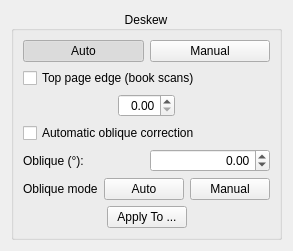
<?xml version="1.0" encoding="UTF-8"?>
<ui version="4.0">
 <class>deskew::OptionsWidget</class>
 <widget class="QWidget" name="deskew::OptionsWidget">
  <property name="geometry">
   <rect>
    <x>0</x>
    <y>0</y>
    <width>220</width>
    <height>146</height>
   </rect>
  </property>
  <property name="windowTitle">
   <string>Form</string>
  </property>
  <layout class="QVBoxLayout">
   <item>
    <widget class="CollapsibleGroupBox" name="deskewGroupBox">
     <property name="title">
      <string>Deskew</string>
     </property>
     <property name="alignment">
      <set>Qt::AlignCenter</set>
     </property>
     <layout class="QVBoxLayout" name="verticalLayout">
      <item>
       <layout class="QHBoxLayout">
        <item>
         <widget class="QPushButton" name="autoBtn">
          <property name="text">
           <string>Auto</string>
          </property>
          <property name="checkable">
           <bool>true</bool>
          </property>
          <property name="checked">
           <bool>true</bool>
          </property>
          <property name="autoExclusive">
           <bool>false</bool>
          </property>
         </widget>
        </item>
        <item>
         <widget class="QPushButton" name="manualBtn">
          <property name="text">
           <string>Manual</string>
          </property>
          <property name="checkable">
           <bool>true</bool>
          </property>
          <property name="autoExclusive">
           <bool>false</bool>
          </property>
         </widget>
        </item>
       </layout>
      </item>
      <item>
       <widget class="QCheckBox" name="topEdgeCheckBox">
        <property name="toolTip">
         <string>Use the top page edge for deskew (recommended for book scans with dark background).</string>
        </property>
        <property name="text">
         <string>Top page edge (book scans)</string>
        </property>
        <property name="checked">
         <bool>false</bool>
        </property>
       </widget>
      </item>
      <item>
       <layout class="QHBoxLayout">
        <item>
         <spacer>
          <property name="orientation">
           <enum>Qt::Horizontal</enum>
          </property>
          <property name="sizeHint" stdset="0">
           <size>
            <width>1</width>
            <height>1</height>
           </size>
          </property>
         </spacer>
        </item>
        <item>
         <widget class="QDoubleSpinBox" name="angleSpinBox">
          <property name="alignment">
           <set>Qt::AlignRight|Qt::AlignTrailing|Qt::AlignVCenter</set>
          </property>
          <property name="singleStep">
           <double>0.010000000000000</double>
          </property>
         </widget>
        </item>
        <item>
         <spacer>
          <property name="orientation">
           <enum>Qt::Horizontal</enum>
          </property>
          <property name="sizeHint" stdset="0">
           <size>
            <width>1</width>
            <height>1</height>
           </size>
          </property>
         </spacer>
        </item>
       </layout>
      </item>
      <item>
       <widget class="QCheckBox" name="autoObliqueCheckBox">
        <property name="toolTip">
         <string>When deskew mode is Auto, run automatic oblique (shear) correction. Disable for pages that only need rotation.</string>
        </property>
        <property name="text">
         <string>Automatic oblique correction</string>
        </property>
       </widget>
      </item>
      <item>
       <layout class="QHBoxLayout">
        <item>
         <widget class="QLabel" name="obliqueLabel">
          <property name="text">
           <string>Oblique (°):</string>
          </property>
         </widget>
        </item>
        <item>
         <widget class="QDoubleSpinBox" name="obliqueSpinBox">
          <property name="alignment">
           <set>Qt::AlignRight|Qt::AlignTrailing|Qt::AlignVCenter</set>
          </property>
          <property name="minimum">
           <double>-5.000000000000000</double>
          </property>
          <property name="maximum">
           <double>5.000000000000000</double>
          </property>
          <property name="singleStep">
           <double>0.100000000000000</double>
          </property>
         </widget>
        </item>
       </layout>
      </item>
      <item>
       <layout class="QHBoxLayout" name="horizontalLayout_oblique_mode">
        <item>
         <widget class="QLabel" name="obliqueModeLabel">
          <property name="text">
           <string>Oblique mode</string>
          </property>
         </widget>
        </item>
        <item>
         <widget class="QPushButton" name="obliqueAutoBtn">
          <property name="text">
           <string>Auto</string>
          </property>
          <property name="toolTip">
           <string>Automatically estimate oblique (shear) correction.</string>
          </property>
          <property name="checkable">
           <bool>true</bool>
          </property>
          <property name="checked">
           <bool>false</bool>
          </property>
          <property name="autoExclusive">
           <bool>false</bool>
          </property>
         </widget>
        </item>
        <item>
         <widget class="QPushButton" name="obliqueManualBtn">
          <property name="text">
           <string>Manual</string>
          </property>
          <property name="toolTip">
           <string>Keep the oblique angle set in the spin box.</string>
          </property>
          <property name="checkable">
           <bool>true</bool>
          </property>
          <property name="autoExclusive">
           <bool>false</bool>
          </property>
         </widget>
        </item>
       </layout>
      </item>
      <item>
       <layout class="QHBoxLayout" name="horizontalLayout">
        <item>
         <spacer name="horizontalSpacer_9">
          <property name="orientation">
           <enum>Qt::Horizontal</enum>
          </property>
          <property name="sizeHint" stdset="0">
           <size>
            <width>1</width>
            <height>1</height>
           </size>
          </property>
         </spacer>
        </item>
        <item>
         <widget class="QPushButton" name="applyDeskewBtn">
          <property name="text">
           <string>Apply To ...</string>
          </property>
         </widget>
        </item>
        <item>
         <spacer name="horizontalSpacer_10">
          <property name="orientation">
           <enum>Qt::Horizontal</enum>
          </property>
          <property name="sizeHint" stdset="0">
           <size>
            <width>1</width>
            <height>1</height>
           </size>
          </property>
         </spacer>
        </item>
       </layout>
      </item>
     </layout>
    </widget>
   </item>
   <item>
    <spacer>
     <property name="orientation">
      <enum>Qt::Vertical</enum>
     </property>
     <property name="sizeHint" stdset="0">
      <size>
       <width>1</width>
       <height>1</height>
      </size>
     </property>
    </spacer>
   </item>
  </layout>
 </widget>
 <customwidgets>
  <customwidget>
   <class>CollapsibleGroupBox</class>
   <extends>QGroupBox</extends>
   <header location="global">CollapsibleGroupBox.h</header>
   <container>1</container>
  </customwidget>
 </customwidgets>
 <resources/>
 <connections/>
</ui>
